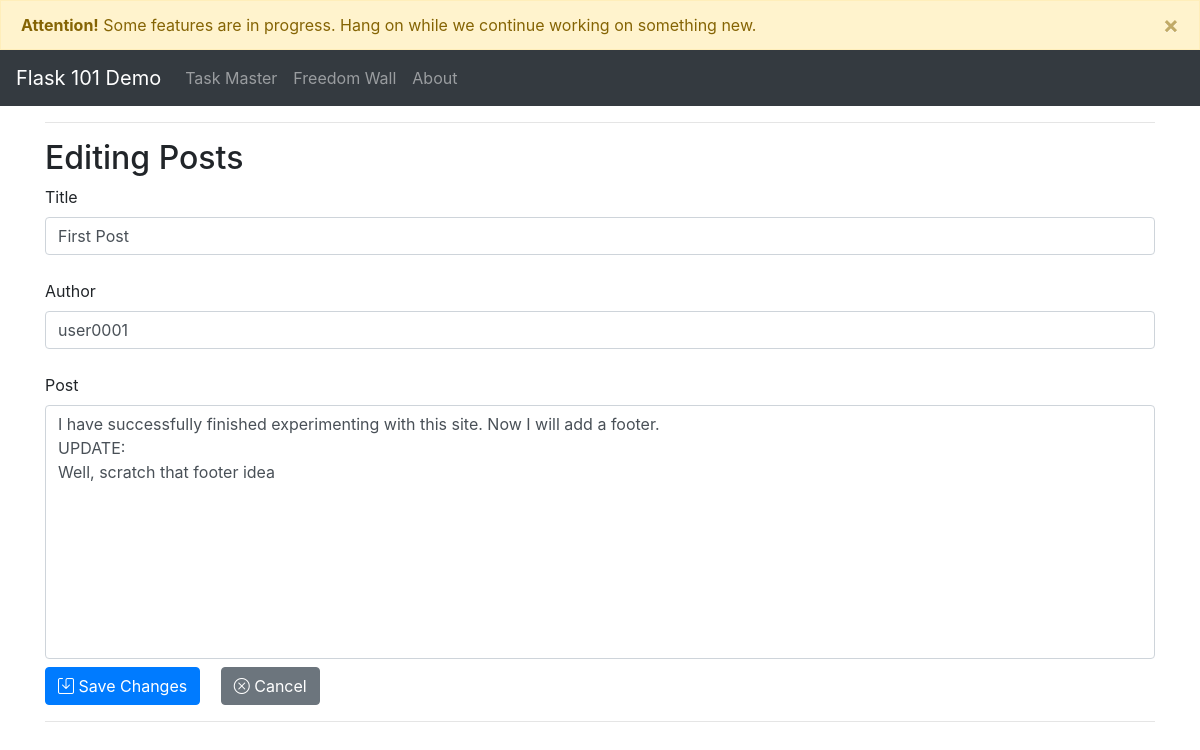
Before: /blog_edit/1 with the older database file.
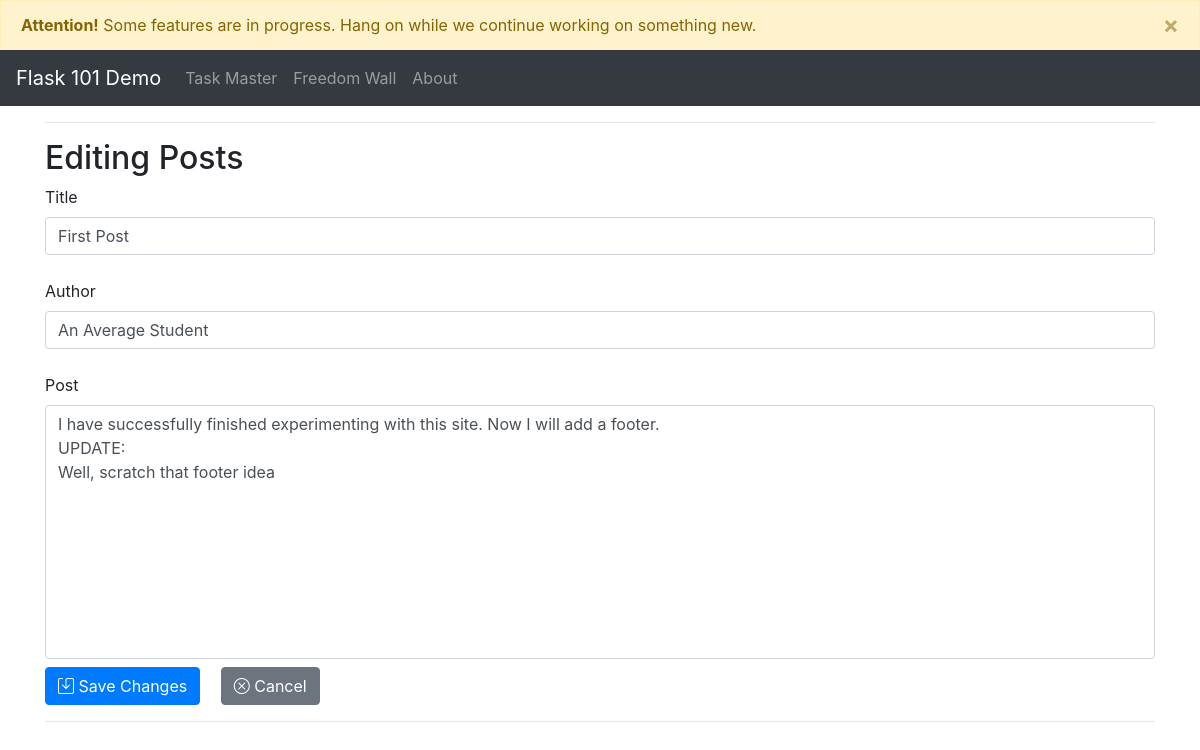
After: the same page with the newer database file.
### app.py (models this page shows, shortened)
class BlogPost(db.Model):
    id = db.Column(db.Integer, primary_key = True)
    title = db.Column(db.String(50), nullable = False)
    content = db.Column(db.Text, nullable=False)
    author = db.Column(db.String(20), nullable=False)
    datePosted = db.Column(db.DateTime, nullable = False , default = datetime.today)

### app.py (the view)
@app.route('/blog_edit/<int:id>', methods= ['GET', 'POST'])
def blog_edit(id):
    post = BlogPost.query.get_or_404(id)
    if request.method == 'POST':
        post.title = request.form['title']
        post.author = request.form['author']
        post.content = request.form['content']
        db.session.commit()
        return redirect('/blog_posts')
    else:
        return render_template('blog_edit.html', post=post)

### templates/blog_edit.html (shortened to what this page needs)
{% extends 'base.html' %}
{% block body %}
<div class="container">
    <hr>
    <h2>Editing Posts</h2>
    <form action="/blog_edit/{{post.id}}" method="POST" novalidate>
        <label for="title">Title</label>
        <input class="form-control" type="text" name="title" id="title" value="{{post.title}}" autocomplete="off" required>
        <br>
        <label for="author">Author</label>
        <input class="form-control" type="text" name="author" id="author" value="{{post.author}}" autocomplete="off" required>
        <br>
        <label for="content">Post</label>
        <textarea class="form-control mb-2" style="resize: none;" name="content" id="content" cols="30" rows="10" value="{{post.content}}">{{post.content}}</textarea>
        <button type="submit" class="btn btn-primary mr-3"><i class="bi bi-save"></i>  Save Changes</button>
        <a href="/blog_posts" class="btn btn-secondary"><i class="bi bi-x-circle"></i> Cancel</a>
    </form>
    <hr>
</div>
{% endblock %}

Changed rows visible on the page:
changed BlogPost "First Post": author "user0001" → "An Average Student"
